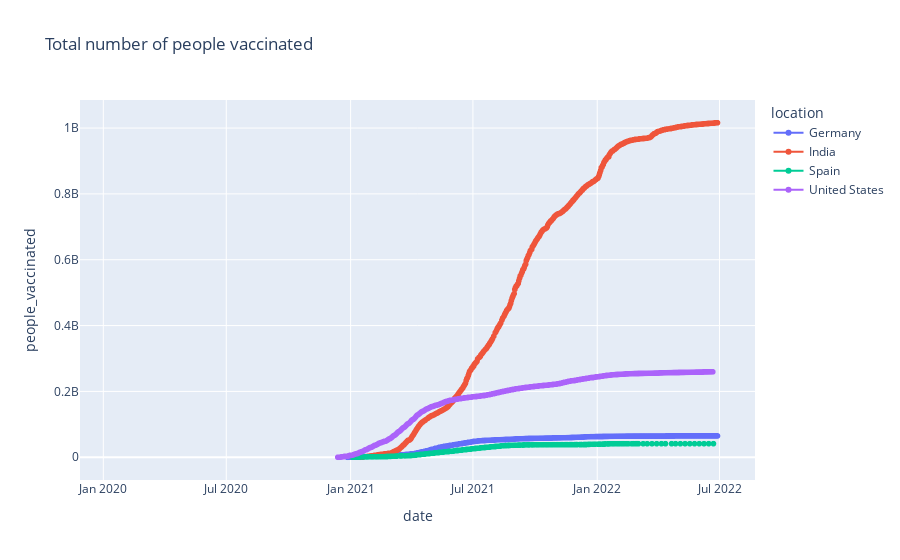

Here is the notebook cell this chart was saved with:
### Markdown cell above
### Total number of people vaccinated in respective countries

### Code cell
fig = px.line(df_final_data, x="date", y="people_vaccinated", color ='location', title='Total number of people vaccinated',markers=True)
fig.show()

### Figure 1 — Plotly figure (JSON) as saved in the notebook; plotly's stock layout.template omitted (floating-point values rounded to 4 significant figures; data arrays with more than 128 entries replaced by an {"elided": "..."} marker saying what was removed)
{"data": [{"hovertemplate": "location=Germany<br>date=%{x}<br>people_vaccinated=%{y}<extra></extra>", "legendgroup": "Germany", "line": {"color": "#636efa", "dash": "solid"}, "marker": {"symbol": "circle"}, "mode": "lines+markers", "name": "Germany", "showlegend": true, "type": "scattergl", "x": {"elided": "884 str values"}, "xaxis": "x", "y": {"elided": "884 int values"}, "yaxis": "y"}, {"hovertemplate": "location=India<br>date=%{x}<br>people_vaccinated=%{y}<extra></extra>", "legendgroup": "India", "line": {"color": "#EF553B", "dash": "solid"}, "marker": {"symbol": "circle"}, "mode": "lines+markers", "name": "India", "showlegend": true, "type": "scattergl", "x": {"elided": "881 str values"}, "xaxis": "x", "y": {"elided": "881 int values"}, "yaxis": "y"}, {"hovertemplate": "location=Spain<br>date=%{x}<br>people_vaccinated=%{y}<extra></extra>", "legendgroup": "Spain", "line": {"color": "#00cc96", "dash": "solid"}, "marker": {"symbol": "circle"}, "mode": "lines+markers", "name": "Spain", "showlegend": true, "type": "scattergl", "x": {"elided": "879 str values"}, "xaxis": "x", "y": {"elided": "879 int values"}, "yaxis": "y"}, {"hovertemplate": "location=United States<br>date=%{x}<br>people_vaccinated=%{y}<extra></extra>", "legendgroup": "United States", "line": {"color": "#ab63fa", "dash": "solid"}, "marker": {"symbol": "circle"}, "mode": "lines+markers", "name": "United States", "showlegend": true, "type": "scattergl", "x": {"elided": "889 str values"}, "xaxis": "x", "y": {"elided": "889 int values"}, "yaxis": "y"}], "layout": {"legend": {"title": {"text": "location"}, "tracegroupgap": 0}, "title": {"text": "Total number of people vaccinated"}, "xaxis": {"anchor": "y", "domain": [0, 1], "title": {"text": "date"}}, "yaxis": {"anchor": "x", "domain": [0, 1], "title": {"text": "people_vaccinated"}}}}
